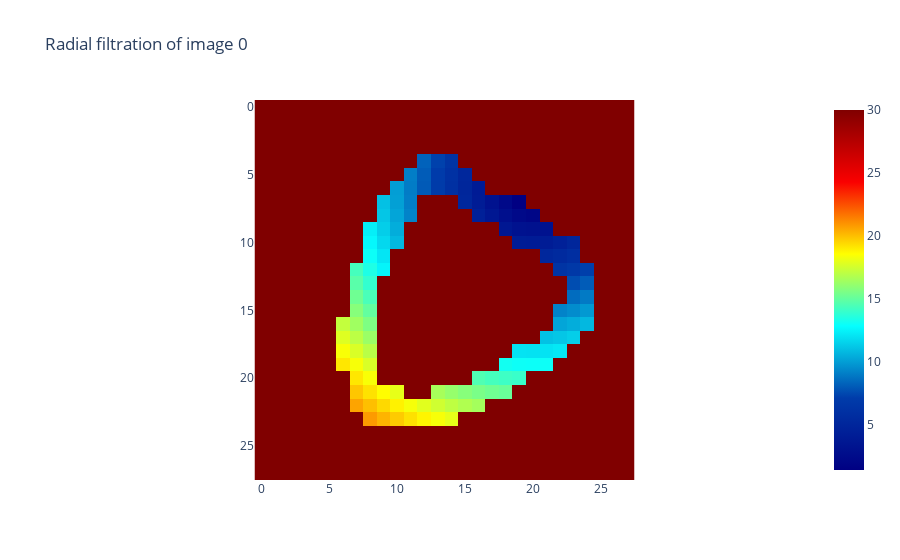

The notebook cell this image was saved under:
### Markdown cell above
There are many kinds of filtration, including binary，height, radial, density, dilation, erosion, and signed filtration\[some reference\]. The example of radial filtration which assigns to each pixel a value corresponding to its distance from a predefined center of the image is shown below, with (radial, center) = (20, 6). This is reproducing the filtered image from the MNIST article: A Topological "Reading" Lesson: Classification of MNIST using TDA ([arXiv](https://arxiv.org/abs/1910.08345)), where "8" is used as the example digit in the article, and 0 in this project.

***TODO: lots of Mathematical background, meaning, reasons why we use filration.***

### Code cell
radial_filtration = RadialFiltration(center=np.array([20, 6]))
im0_filtration = radial_filtration.fit_transform(im0_binarized)
radial_filtration.plot(im0_filtration, colorscale="jet")

### Figure 1 — Plotly figure (JSON) as saved in the notebook; plotly's stock layout.template omitted (floating-point values rounded to 4 significant figures; data arrays with more than 128 entries replaced by an {"elided": "..."} marker saying what was removed)
{"data": [{"colorscale": [[0, "rgb(0,0,131)"], [0.2, "rgb(0,60,170)"], [0.4, "rgb(5,255,255)"], [0.6, "rgb(255,255,0)"], [0.8, "rgb(250,0,0)"], [1, "rgb(128,0,0)"]], "type": "heatmap", "z": {"elided": "28x28 float values"}}], "layout": {"plot_bgcolor": "white", "title": {"text": "Radial filtration of image 0"}, "xaxis": {"constrain": "domain", "scaleanchor": "y"}, "yaxis": {"autorange": "reversed", "constrain": "domain"}}}
